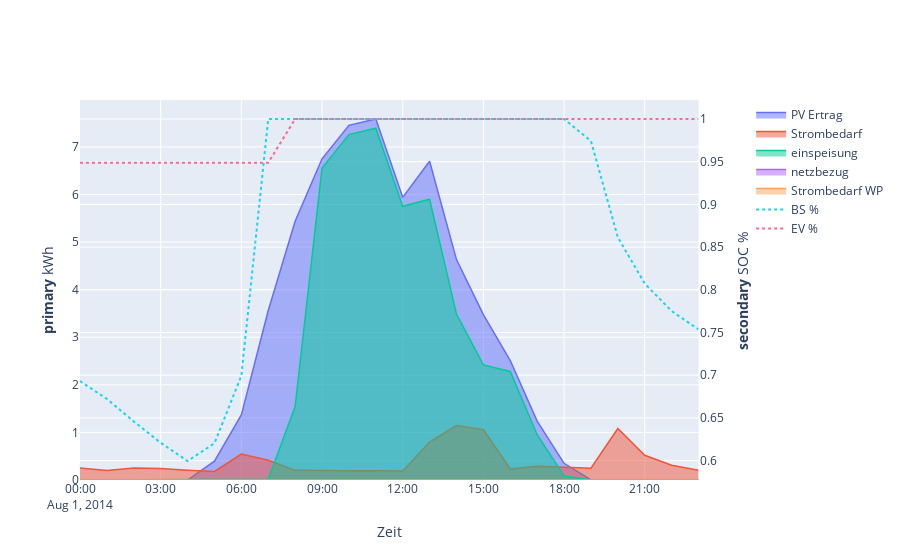

Notebook code cell kept with this figure:
### Code cell
import plotly.graph_objects as go
from plotly.subplots import make_subplots

# Create figure with secondary y-axis
fig = make_subplots(specs=[[{"secondary_y": True}]])

monat = 8
plot_data = ['PV Ertrag', 'Strombedarf', 'einspeisung', 'netzbezug', 'Strombedarf WP']
tag = df_hems_bsev.loc[f'2014-{monat:02d}-01 00:00:00':f'2014-{monat:02d}-01 23:00:00', plot_data]

data_2 = ['BS %', "EV %"]
tag_2 = df_hems_bsev.loc[f'2014-{monat:02d}-01 00:00:00':f'2014-{monat:02d}-01 23:00:00', data_2]

# Add traces for primary axis with filled areas
for col in plot_data:
    fig.add_trace(
        go.Scatter(
            x=tag.index, 
            y=tag[col], 
            name=col, 
            fill='tozeroy',  # Füllt die Fläche unter der Linie
            mode='lines',
            line=dict(width=1.5)  # Linienbreite anpassen
        ),
        secondary_y=False,
    )

# Add traces for secondary axis (diese Linien bleiben ohne Füllung)
for col in data_2:
    fig.add_trace(
        go.Scatter(
            x=tag_2.index, 
            y=tag_2[col], 
            name=col, 
            mode='lines', 
            line=dict(dash='dot', width=2)  # Gestrichelte Linien für Sekundärachse
        ),
        secondary_y=True,
    )

# Set x-axis title
fig.update_xaxes(title_text="Zeit")

# Set y-axes titles
fig.update_yaxes(title_text="<b>primary</b> kWh", secondary_y=False)
fig.update_yaxes(title_text="<b>secondary</b> SOC %", secondary_y=True)

# Show figure
fig.show()
